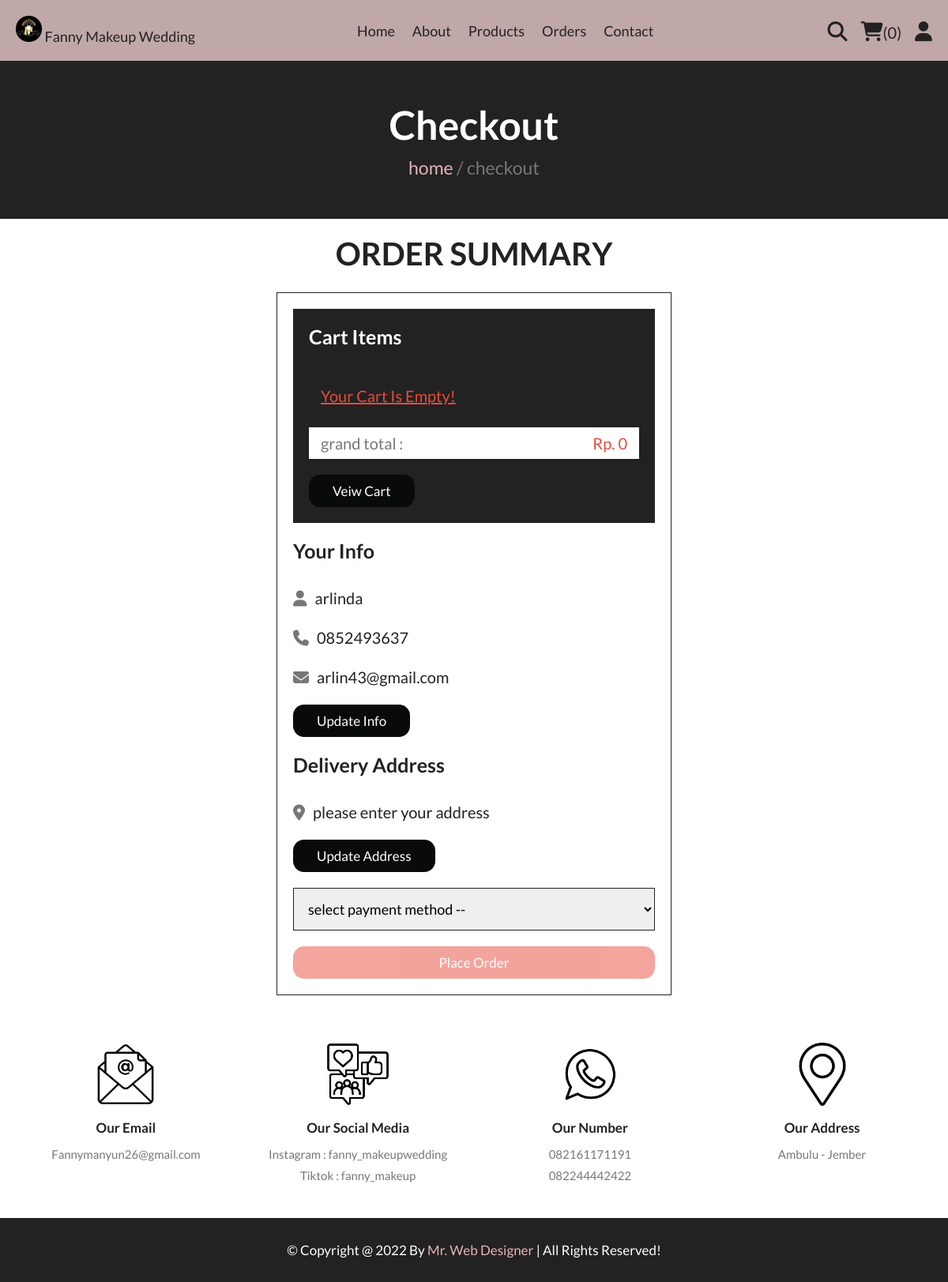
The app's page /checkout.php (signed in), older data.
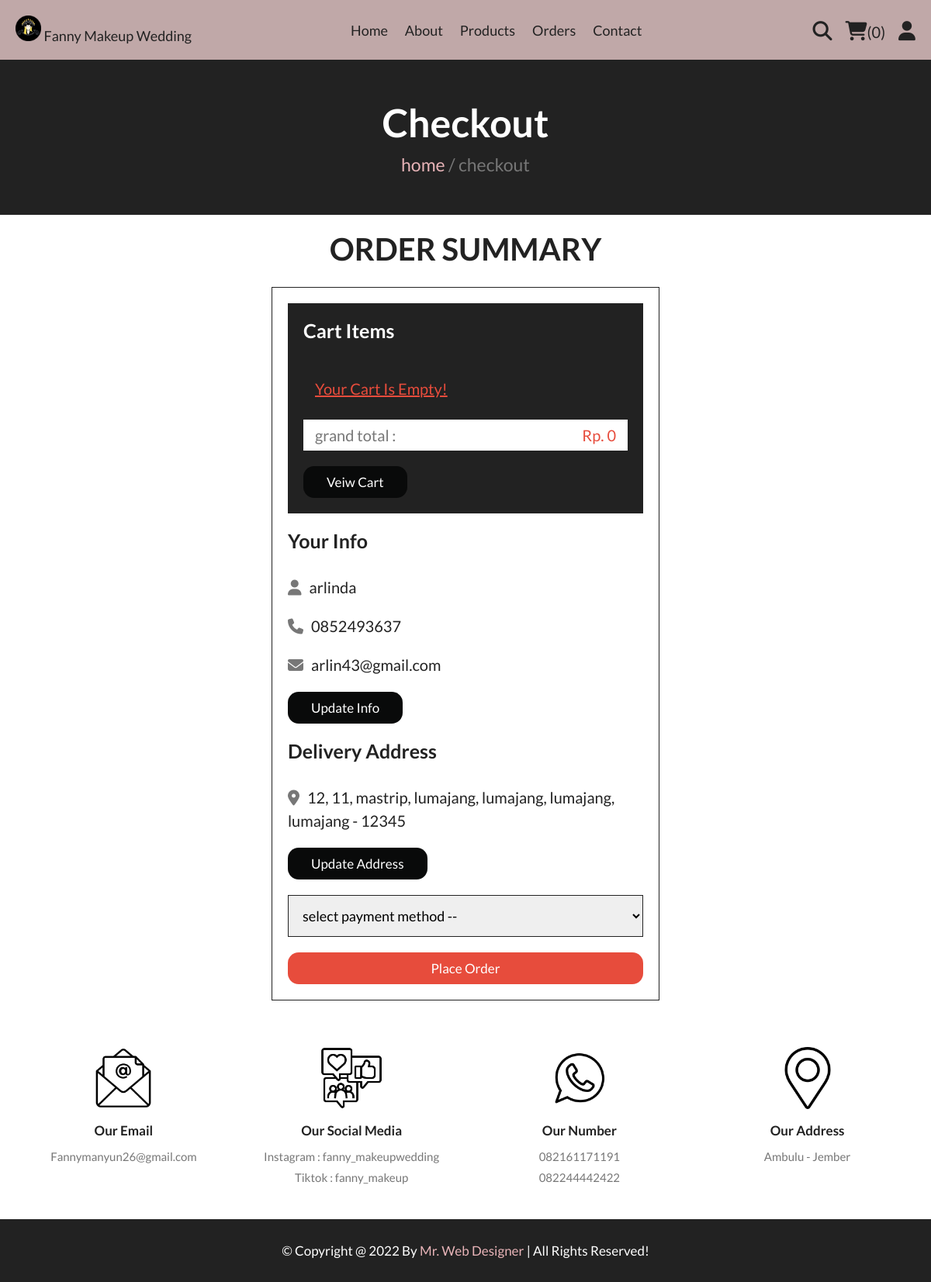
The same page, newer data.
### tables this page shows
CREATE TABLE `users` (
  `id` int(11) NOT NULL,
  `name` varchar(50) NOT NULL,
  `email` varchar(50) NOT NULL,
  `number` varchar(50) NOT NULL,
  `password` varchar(50) NOT NULL,
  `address` varchar(255) NOT NULL
);

### checkout.php (the view, shortened to what this page needs)
<?php
include 'components/connect.php';
if(isset($_SESSION['user_id'])){
   $user_id = $_SESSION['user_id'];
}else{
   $user_id = '';
   header('location:home.php');
};
?>
<!DOCTYPE html>
<html lang="en">
<head>
   <link rel="stylesheet" href="https://cdnjs.cloudflare.com/ajax/libs/font-awesome/6.1.1/css/all.min.css">
   <link rel="stylesheet" href="https://stackpath.bootstrapcdn.com/font-awesome/4.7.0/css/font-awesome.min.css"
      type="text/css" media="all"/>
   <link rel="stylesheet" href="css/style.css">
</head>
<body>
<?php include 'components/user_header.php'; ?>
<div class="heading">
   <h3>checkout</h3>
   <p><a href="home.php">home</a> <span> / checkout</span></p>
</div>
<section class="checkout">
   <h1 class="title">order summary</h1>
<form action="" method="post">
   <div class="cart-items">
      <h3>cart items</h3>
      <?php
         $grand_total = 0;
         $cart_items[] = '';
         $select_cart = $conn->prepare("SELECT * FROM `cart` WHERE user_id = ?");
         $select_cart->execute([$user_id]);
         if($select_cart->rowCount() > 0){
            while($fetch_cart = $select_cart->fetch(PDO::FETCH_ASSOC)){
               $cart_items[] = $fetch_cart['name'].' ('.$fetch_cart['price'].' x '. $fetch_cart['quantity'].') + ';
               $total_products = implode($cart_items);
               $grand_total += ($fetch_cart['price'] * $fetch_cart['quantity']);
      ?>
      <p><span class="name"><?= $fetch_cart['name']; ?></span><span class="price">Rp. <?= $fetch_cart['price']; ?> x <?= $fetch_cart['quantity']; ?></span></p>
      <?php
            }
         }else{
            echo '<p class="empty">your cart is empty!</p>';
         }
      ?>
      <p class="grand-total"><span class="name">grand total :</span><span class="price">Rp. <?= $grand_total; ?></span></p>
      <a href="cart.php" class="btn">veiw cart</a>
   </div>
   <div class="user-info">
      <h3>your info</h3>
      <p><i class="fas fa-user"></i><span><?= $fetch_profile['name'] ?></span></p>
      <p><i class="fas fa-phone"></i><span><?= $fetch_profile['number'] ?></span></p>
      <p><i class="fas fa-envelope"></i><span><?= $fetch_profile['email'] ?></span></p>
      <a href="update_profile.php" class="btn">update info</a>
      <h3>delivery address</h3>
      <p><i class="fas fa-map-marker-alt"></i><span><?php if($fetch_profile['address'] == ''){echo 'please enter your address';}else{echo $fetch_profile['address'];} ?></span></p>
      <a href="update_address.php" class="btn">update address</a>
      <select name="method" class="box" required>
         <option value="" disabled selected>select payment method --</option>
      </select>
      <input type="submit" value="place order" class="btn <?php if($fetch_profile['address'] == ''){echo 'disabled';} ?>" style="width:100%; background:var(--red); color:var(--white);" name="submit">
   </div>
</form>
</section>
<?php include 'components/footer.php'; ?>
</body>
</html>

Row changes from the older to the newer data that the page shows:
changed users "arlinda": address (not shown) → "12, 11, mastrip, lumajang, lumajang, lumajang, lumajang - 12345"
Text that changed along with them:
text no longer shown: "please enter your address"
